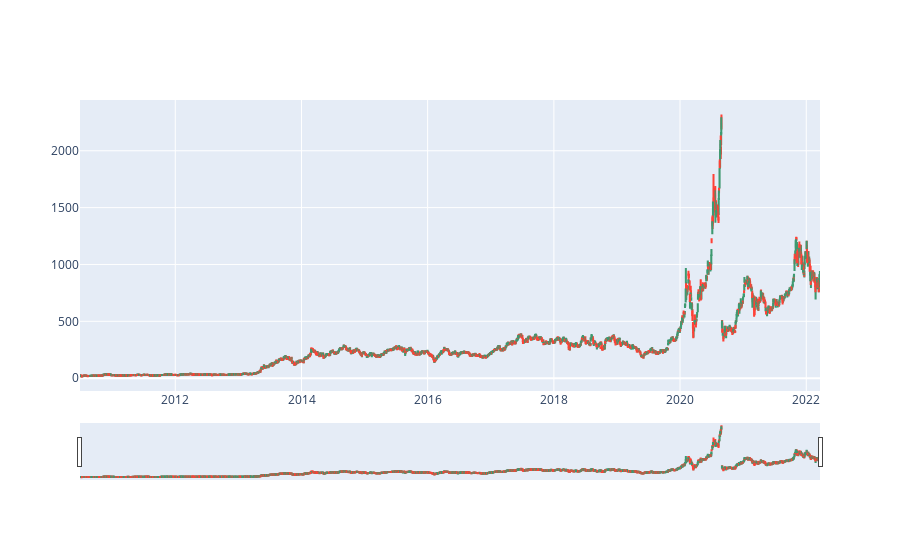

Notebook code cell kept with this figure:
### Code cell
pf.plot_candlestick(df_tesla)

### Figure 1 — Plotly figure (JSON) as saved in the notebook; plotly's stock layout.template omitted (floating-point values rounded to 4 significant figures; data arrays with more than 128 entries replaced by an {"elided": "..."} marker saying what was removed)
{"data": [{"close": {"elided": "2953 float values"}, "high": {"elided": "2953 float values"}, "low": {"elided": "2953 float values"}, "open": {"elided": "2953 float values"}, "type": "candlestick", "x": {"elided": "2953 str values"}}], "layout": {}}
